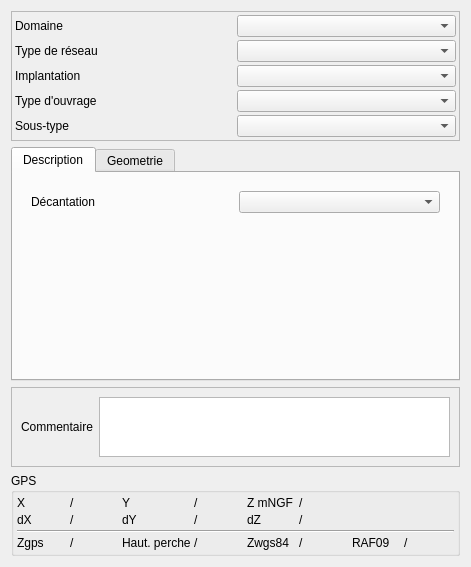
<?xml version="1.0" encoding="UTF-8"?>
<ui version="4.0">
 <class>Form</class>
 <widget class="QWidget" name="Form">
  <property name="geometry">
   <rect>
    <x>0</x>
    <y>0</y>
    <width>471</width>
    <height>531</height>
   </rect>
  </property>
  <property name="windowTitle">
   <string>Form</string>
  </property>
  <layout class="QVBoxLayout" name="verticalLayout">
   <item>
    <widget class="QFrame" name="frame">
     <property name="frameShape">
      <enum>QFrame::StyledPanel</enum>
     </property>
     <property name="frameShadow">
      <enum>QFrame::Raised</enum>
     </property>
     <layout class="QGridLayout" name="gridLayout">
      <property name="leftMargin">
       <number>3</number>
      </property>
      <property name="topMargin">
       <number>3</number>
      </property>
      <property name="rightMargin">
       <number>3</number>
      </property>
      <property name="bottomMargin">
       <number>3</number>
      </property>
      <property name="spacing">
       <number>3</number>
      </property>
      <item row="4" column="0">
       <widget class="QLabel" name="label_42">
        <property name="text">
         <string>Sous-type</string>
        </property>
        <property name="wordWrap">
         <bool>true</bool>
        </property>
       </widget>
      </item>
      <item row="0" column="1">
       <widget class="QComboBox" name="comboBox_domaine"/>
      </item>
      <item row="2" column="0">
       <widget class="QLabel" name="label_8">
        <property name="text">
         <string>Implantation</string>
        </property>
        <property name="wordWrap">
         <bool>true</bool>
        </property>
       </widget>
      </item>
      <item row="1" column="1">
       <widget class="QComboBox" name="comboBox_typeReseau"/>
      </item>
      <item row="3" column="1">
       <widget class="QComboBox" name="comboBox_typeOuvrageAss"/>
      </item>
      <item row="1" column="0">
       <widget class="QLabel" name="label_2">
        <property name="text">
         <string>Type de réseau</string>
        </property>
        <property name="wordWrap">
         <bool>true</bool>
        </property>
       </widget>
      </item>
      <item row="3" column="0">
       <widget class="QLabel" name="label">
        <property name="text">
         <string>Type d'ouvrage</string>
        </property>
        <property name="wordWrap">
         <bool>true</bool>
        </property>
       </widget>
      </item>
      <item row="2" column="1">
       <widget class="QComboBox" name="comboBox_environnement"/>
      </item>
      <item row="0" column="0">
       <widget class="QLabel" name="label_6">
        <property name="text">
         <string>Domaine</string>
        </property>
        <property name="wordWrap">
         <bool>true</bool>
        </property>
       </widget>
      </item>
      <item row="4" column="1">
       <widget class="QComboBox" name="comboBox_soustype"/>
      </item>
     </layout>
    </widget>
   </item>
   <item>
    <widget class="QTabWidget" name="tabWidget">
     <property name="currentIndex">
      <number>0</number>
     </property>
     <widget class="QWidget" name="tab">
      <attribute name="title">
       <string>Description</string>
      </attribute>
      <layout class="QVBoxLayout" name="verticalLayout_3">
       <item>
        <widget class="QStackedWidget" name="stackedWidget">
         <property name="currentIndex">
          <number>4</number>
         </property>
         <widget class="QWidget" name="page_3">
          <layout class="QGridLayout" name="gridLayout_2">
           <item row="4" column="1">
            <widget class="QComboBox" name="comboBox_echelon"/>
           </item>
           <item row="4" column="0">
            <widget class="QLabel" name="label_26">
             <property name="text">
              <string>Présence d'échelons</string>
             </property>
             <property name="wordWrap">
              <bool>true</bool>
             </property>
            </widget>
           </item>
           <item row="0" column="1">
            <widget class="QComboBox" name="comboBox_accessibilite"/>
           </item>
           <item row="1" column="1">
            <widget class="QComboBox" name="comboBox_reg_materiau"/>
           </item>
           <item row="0" column="0">
            <widget class="QLabel" name="label_3">
             <property name="text">
              <string>Accessibilite</string>
             </property>
             <property name="wordWrap">
              <bool>true</bool>
             </property>
            </widget>
           </item>
           <item row="1" column="0">
            <widget class="QLabel" name="label_43">
             <property name="text">
              <string>Materiau</string>
             </property>
             <property name="wordWrap">
              <bool>true</bool>
             </property>
            </widget>
           </item>
           <item row="3" column="1">
            <widget class="QDoubleSpinBox" name="doubleSpinBox_diamtampon">
             <property name="minimum">
              <double>-1.000000000000000</double>
             </property>
             <property name="maximum">
              <double>999999.000000000000000</double>
             </property>
            </widget>
           </item>
           <item row="3" column="0">
            <widget class="QLabel" name="label_45">
             <property name="text">
              <string>Diamètre du tampon</string>
             </property>
             <property name="wordWrap">
              <bool>true</bool>
             </property>
            </widget>
           </item>
           <item row="3" column="2">
            <widget class="QToolButton" name="toolButton_diamtampon">
             <property name="text">
              <string>...</string>
             </property>
            </widget>
           </item>
           <item row="2" column="1">
            <widget class="QComboBox" name="comboBox_typetampon"/>
           </item>
           <item row="2" column="0">
            <widget class="QLabel" name="label_44">
             <property name="text">
              <string>Type de tampon</string>
             </property>
             <property name="wordWrap">
              <bool>true</bool>
             </property>
            </widget>
           </item>
          </layout>
         </widget>
         <widget class="QWidget" name="page">
          <layout class="QGridLayout" name="gridLayout_5">
           <item row="0" column="1">
            <widget class="QComboBox" name="comboBox_accessibilite2"/>
           </item>
           <item row="0" column="0">
            <widget class="QLabel" name="label_5">
             <property name="text">
              <string>Accessibilité</string>
             </property>
            </widget>
           </item>
           <item row="1" column="1">
            <spacer name="verticalSpacer_2">
             <property name="orientation">
              <enum>Qt::Vertical</enum>
             </property>
             <property name="sizeHint" stdset="0">
              <size>
               <width>20</width>
               <height>40</height>
              </size>
             </property>
            </spacer>
           </item>
          </layout>
         </widget>
         <widget class="QWidget" name="page_2">
          <layout class="QGridLayout" name="gridLayout_11">
           <item row="1" column="1">
            <widget class="QDoubleSpinBox" name="doubleSpinBox_profsurverse">
             <property name="minimum">
              <double>-1.000000000000000</double>
             </property>
             <property name="maximum">
              <double>999999.000000000000000</double>
             </property>
            </widget>
           </item>
           <item row="1" column="2">
            <widget class="QToolButton" name="toolButton_profsurverse">
             <property name="text">
              <string>...</string>
             </property>
            </widget>
           </item>
           <item row="1" column="0">
            <widget class="QLabel" name="label_27">
             <property name="text">
              <string>Profondeur surverse</string>
             </property>
             <property name="wordWrap">
              <bool>true</bool>
             </property>
            </widget>
           </item>
           <item row="0" column="0">
            <widget class="QLabel" name="label_25">
             <property name="text">
              <string>Télégestion</string>
             </property>
             <property name="wordWrap">
              <bool>true</bool>
             </property>
            </widget>
           </item>
           <item row="2" column="1">
            <spacer name="verticalSpacer_3">
             <property name="orientation">
              <enum>Qt::Vertical</enum>
             </property>
             <property name="sizeHint" stdset="0">
              <size>
               <width>20</width>
               <height>40</height>
              </size>
             </property>
            </spacer>
           </item>
           <item row="0" column="1" colspan="2">
            <widget class="QComboBox" name="comboBox_telegestion_2"/>
           </item>
          </layout>
         </widget>
         <widget class="QWidget" name="page_7">
          <layout class="QGridLayout" name="gridLayout_12">
           <item row="2" column="1">
            <widget class="QComboBox" name="comboBox_traithdeuxs"/>
           </item>
           <item row="2" column="0">
            <widget class="QLabel" name="label_47">
             <property name="text">
              <string>Traitement H2S</string>
             </property>
             <property name="wordWrap">
              <bool>true</bool>
             </property>
            </widget>
           </item>
           <item row="0" column="1">
            <widget class="QDoubleSpinBox" name="doubleSpinBox_capanom">
             <property name="minimum">
              <double>-1.000000000000000</double>
             </property>
             <property name="maximum">
              <double>999999999.000000000000000</double>
             </property>
            </widget>
           </item>
           <item row="0" column="2">
            <widget class="QToolButton" name="toolButton_capanom">
             <property name="text">
              <string>...</string>
             </property>
            </widget>
           </item>
           <item row="1" column="0">
            <widget class="QLabel" name="label_46">
             <property name="text">
              <string>Nombre de pompes</string>
             </property>
             <property name="wordWrap">
              <bool>true</bool>
             </property>
            </widget>
           </item>
           <item row="0" column="0">
            <widget class="QLabel" name="label_30">
             <property name="text">
              <string>Capacité nominale (m3/h)</string>
             </property>
             <property name="wordWrap">
              <bool>true</bool>
             </property>
            </widget>
           </item>
           <item row="1" column="1">
            <widget class="QSpinBox" name="spinBox_pompes2">
             <property name="minimum">
              <number>-1</number>
             </property>
             <property name="maximum">
              <number>999999</number>
             </property>
            </widget>
           </item>
           <item row="3" column="0">
            <widget class="QLabel" name="label_48">
             <property name="text">
              <string>Surverse</string>
             </property>
             <property name="wordWrap">
              <bool>true</bool>
             </property>
            </widget>
           </item>
           <item row="1" column="2">
            <widget class="QToolButton" name="toolButton_pompes2">
             <property name="text">
              <string>...</string>
             </property>
            </widget>
           </item>
           <item row="3" column="1">
            <widget class="QComboBox" name="comboBox_surverse2"/>
           </item>
           <item row="4" column="1">
            <spacer name="verticalSpacer_4">
             <property name="orientation">
              <enum>Qt::Vertical</enum>
             </property>
             <property name="sizeHint" stdset="0">
              <size>
               <width>20</width>
               <height>40</height>
              </size>
             </property>
            </spacer>
           </item>
          </layout>
         </widget>
         <widget class="QWidget" name="page_8">
          <layout class="QGridLayout" name="gridLayout_13">
           <item row="0" column="0">
            <widget class="QLabel" name="label_49">
             <property name="text">
              <string>Décantation</string>
             </property>
            </widget>
           </item>
           <item row="0" column="1">
            <widget class="QComboBox" name="comboBox_decant"/>
           </item>
           <item row="1" column="1">
            <spacer name="verticalSpacer_5">
             <property name="orientation">
              <enum>Qt::Vertical</enum>
             </property>
             <property name="sizeHint" stdset="0">
              <size>
               <width>20</width>
               <height>40</height>
              </size>
             </property>
            </spacer>
           </item>
          </layout>
         </widget>
         <widget class="QWidget" name="page_4">
          <layout class="QVBoxLayout" name="verticalLayout_2">
           <property name="spacing">
            <number>3</number>
           </property>
           <property name="leftMargin">
            <number>3</number>
           </property>
           <property name="topMargin">
            <number>3</number>
           </property>
           <property name="rightMargin">
            <number>3</number>
           </property>
           <property name="bottomMargin">
            <number>3</number>
           </property>
          </layout>
         </widget>
        </widget>
       </item>
      </layout>
     </widget>
     <widget class="QWidget" name="tab_2">
      <attribute name="title">
       <string>Geometrie</string>
      </attribute>
      <layout class="QVBoxLayout" name="verticalLayout_4">
       <item>
        <widget class="QFrame" name="frame_5">
         <property name="frameShape">
          <enum>QFrame::StyledPanel</enum>
         </property>
         <property name="frameShadow">
          <enum>QFrame::Raised</enum>
         </property>
         <layout class="QGridLayout" name="gridLayout_6">
          <item row="1" column="2">
           <widget class="QToolButton" name="toolButton_calc">
            <property name="text">
             <string>...</string>
            </property>
           </widget>
          </item>
          <item row="1" column="1">
           <widget class="QDoubleSpinBox" name="doubleSpinBox_profradierouvrage">
            <property name="minimum">
             <double>-1.000000000000000</double>
            </property>
            <property name="maximum">
             <double>999.000000000000000</double>
            </property>
           </widget>
          </item>
          <item row="1" column="0">
           <widget class="QLabel" name="label_24">
            <property name="text">
             <string>Profondeur </string>
            </property>
            <property name="wordWrap">
             <bool>true</bool>
            </property>
           </widget>
          </item>
          <item row="0" column="3">
           <widget class="QLabel" name="label_29">
            <property name="text">
             <string>Largeur</string>
            </property>
            <property name="wordWrap">
             <bool>true</bool>
            </property>
           </widget>
          </item>
          <item row="0" column="1">
           <widget class="QDoubleSpinBox" name="doubleSpinBox_longueur">
            <property name="minimum">
             <double>-1.000000000000000</double>
            </property>
            <property name="maximum">
             <double>999.000000000000000</double>
            </property>
           </widget>
          </item>
          <item row="0" column="0">
           <widget class="QLabel" name="label_28">
            <property name="text">
             <string>Longueur - diametre</string>
            </property>
            <property name="wordWrap">
             <bool>true</bool>
            </property>
           </widget>
          </item>
          <item row="0" column="2">
           <widget class="QToolButton" name="toolButton_longueur">
            <property name="text">
             <string>...</string>
            </property>
           </widget>
          </item>
          <item row="0" column="4">
           <widget class="QDoubleSpinBox" name="doubleSpinBox_largeur">
            <property name="minimum">
             <double>-1.000000000000000</double>
            </property>
            <property name="maximum">
             <double>999.000000000000000</double>
            </property>
           </widget>
          </item>
          <item row="0" column="5">
           <widget class="QToolButton" name="toolButton_largeur">
            <property name="text">
             <string>...</string>
            </property>
           </widget>
          </item>
         </layout>
        </widget>
       </item>
       <item>
        <widget class="QFrame" name="frame_3">
         <property name="frameShape">
          <enum>QFrame::StyledPanel</enum>
         </property>
         <property name="frameShadow">
          <enum>QFrame::Raised</enum>
         </property>
         <layout class="QGridLayout" name="gridLayout_3">
          <property name="leftMargin">
           <number>3</number>
          </property>
          <property name="topMargin">
           <number>3</number>
          </property>
          <property name="rightMargin">
           <number>3</number>
          </property>
          <property name="bottomMargin">
           <number>3</number>
          </property>
          <property name="spacing">
           <number>3</number>
          </property>
          <item row="1" column="1">
           <widget class="QDoubleSpinBox" name="doubleSpinBox_Y">
            <property name="minimum">
             <double>-99.000000000000000</double>
            </property>
            <property name="maximum">
             <double>99999999.000000000000000</double>
            </property>
           </widget>
          </item>
          <item row="1" column="0">
           <widget class="QLabel" name="label_18">
            <property name="text">
             <string>Y</string>
            </property>
            <property name="wordWrap">
             <bool>true</bool>
            </property>
           </widget>
          </item>
          <item row="2" column="3">
           <widget class="QDoubleSpinBox" name="doubleSpinBox_dZ">
            <property name="minimum">
             <double>-1.000000000000000</double>
            </property>
            <property name="maximum">
             <double>999.000000000000000</double>
            </property>
           </widget>
          </item>
          <item row="2" column="1">
           <widget class="QDoubleSpinBox" name="doubleSpinBox_Z">
            <property name="minimum">
             <double>-99.000000000000000</double>
            </property>
            <property name="maximum">
             <double>99999999.000000000000000</double>
            </property>
           </widget>
          </item>
          <item row="0" column="3">
           <widget class="QDoubleSpinBox" name="doubleSpinBox_dX">
            <property name="minimum">
             <double>-1.000000000000000</double>
            </property>
            <property name="maximum">
             <double>999.000000000000000</double>
            </property>
           </widget>
          </item>
          <item row="1" column="3">
           <widget class="QDoubleSpinBox" name="doubleSpinBox_dY">
            <property name="minimum">
             <double>-1.000000000000000</double>
            </property>
            <property name="maximum">
             <double>999.000000000000000</double>
            </property>
           </widget>
          </item>
          <item row="1" column="2">
           <widget class="QLabel" name="label_21">
            <property name="text">
             <string>dY</string>
            </property>
            <property name="wordWrap">
             <bool>true</bool>
            </property>
           </widget>
          </item>
          <item row="0" column="1">
           <widget class="QDoubleSpinBox" name="doubleSpinBox_X">
            <property name="minimum">
             <double>-99.000000000000000</double>
            </property>
            <property name="maximum">
             <double>99999999.000000000000000</double>
            </property>
           </widget>
          </item>
          <item row="2" column="2">
           <widget class="QLabel" name="label_23">
            <property name="text">
             <string>dZ</string>
            </property>
            <property name="wordWrap">
             <bool>true</bool>
            </property>
           </widget>
          </item>
          <item row="0" column="2">
           <widget class="QLabel" name="label_16">
            <property name="text">
             <string>dX</string>
            </property>
            <property name="wordWrap">
             <bool>true</bool>
            </property>
           </widget>
          </item>
          <item row="2" column="0">
           <widget class="QLabel" name="label_22">
            <property name="text">
             <string>Z tampon</string>
            </property>
            <property name="wordWrap">
             <bool>true</bool>
            </property>
           </widget>
          </item>
          <item row="0" column="0">
           <widget class="QLabel" name="label_15">
            <property name="text">
             <string>X</string>
            </property>
            <property name="wordWrap">
             <bool>true</bool>
            </property>
           </widget>
          </item>
          <item row="3" column="0" colspan="4">
           <widget class="QPushButton" name="pushButton_getGPS">
            <property name="text">
             <string>GPS - tampon</string>
            </property>
           </widget>
          </item>
         </layout>
        </widget>
       </item>
      </layout>
     </widget>
    </widget>
   </item>
   <item>
    <widget class="QFrame" name="frame_2">
     <property name="frameShape">
      <enum>QFrame::StyledPanel</enum>
     </property>
     <property name="frameShadow">
      <enum>QFrame::Raised</enum>
     </property>
     <layout class="QHBoxLayout" name="horizontalLayout">
      <item>
       <widget class="QLabel" name="label_7">
        <property name="text">
         <string>Commentaire</string>
        </property>
        <property name="wordWrap">
         <bool>true</bool>
        </property>
       </widget>
      </item>
      <item>
       <widget class="QTextBrowser" name="textBrowser_commentaire">
        <property name="maximumSize">
         <size>
          <width>16777215</width>
          <height>60</height>
         </size>
        </property>
        <property name="readOnly">
         <bool>false</bool>
        </property>
       </widget>
      </item>
     </layout>
    </widget>
   </item>
   <item>
    <spacer name="verticalSpacer">
     <property name="orientation">
      <enum>Qt::Vertical</enum>
     </property>
     <property name="sizeHint" stdset="0">
      <size>
       <width>20</width>
       <height>40</height>
      </size>
     </property>
    </spacer>
   </item>
   <item>
    <widget class="QGroupBox" name="groupBox_2">
     <property name="title">
      <string>GPS</string>
     </property>
     <layout class="QGridLayout" name="gridLayout_17">
      <property name="leftMargin">
       <number>3</number>
      </property>
      <property name="topMargin">
       <number>3</number>
      </property>
      <property name="rightMargin">
       <number>3</number>
      </property>
      <property name="bottomMargin">
       <number>3</number>
      </property>
      <property name="spacing">
       <number>3</number>
      </property>
      <item row="0" column="3">
       <widget class="QLabel" name="label_Y">
        <property name="text">
         <string>/</string>
        </property>
       </widget>
      </item>
      <item row="0" column="2">
       <widget class="QLabel" name="label_64">
        <property name="text">
         <string>Y</string>
        </property>
       </widget>
      </item>
      <item row="1" column="5">
       <widget class="QLabel" name="label_dZ">
        <property name="text">
         <string>/</string>
        </property>
       </widget>
      </item>
      <item row="0" column="5">
       <widget class="QLabel" name="label_Z">
        <property name="text">
         <string>/</string>
        </property>
       </widget>
      </item>
      <item row="1" column="1">
       <widget class="QLabel" name="label_dX">
        <property name="text">
         <string>/</string>
        </property>
       </widget>
      </item>
      <item row="3" column="6">
       <widget class="QLabel" name="label_61">
        <property name="text">
         <string>RAF09</string>
        </property>
       </widget>
      </item>
      <item row="1" column="4">
       <widget class="QLabel" name="label_68">
        <property name="text">
         <string>dZ</string>
        </property>
       </widget>
      </item>
      <item row="1" column="0">
       <widget class="QLabel" name="label_65">
        <property name="text">
         <string>dX</string>
        </property>
       </widget>
      </item>
      <item row="1" column="2">
       <widget class="QLabel" name="label_67">
        <property name="text">
         <string>dY</string>
        </property>
       </widget>
      </item>
      <item row="1" column="3">
       <widget class="QLabel" name="label_dY">
        <property name="text">
         <string>/</string>
        </property>
       </widget>
      </item>
      <item row="3" column="0">
       <widget class="QLabel" name="label_62">
        <property name="text">
         <string>Zgps</string>
        </property>
       </widget>
      </item>
      <item row="0" column="4">
       <widget class="QLabel" name="label_66">
        <property name="text">
         <string>Z mNGF</string>
        </property>
       </widget>
      </item>
      <item row="3" column="1">
       <widget class="QLabel" name="label_zgps">
        <property name="text">
         <string>/</string>
        </property>
       </widget>
      </item>
      <item row="3" column="3">
       <widget class="QLabel" name="label_hautperche">
        <property name="text">
         <string>/</string>
        </property>
       </widget>
      </item>
      <item row="3" column="2">
       <widget class="QLabel" name="label_70">
        <property name="text">
         <string>Haut. perche</string>
        </property>
       </widget>
      </item>
      <item row="3" column="5">
       <widget class="QLabel" name="label_zwgs84">
        <property name="text">
         <string>/</string>
        </property>
       </widget>
      </item>
      <item row="3" column="4">
       <widget class="QLabel" name="label_63">
        <property name="text">
         <string>Zwgs84</string>
        </property>
       </widget>
      </item>
      <item row="0" column="1">
       <widget class="QLabel" name="label_X">
        <property name="text">
         <string>/</string>
        </property>
       </widget>
      </item>
      <item row="0" column="0">
       <widget class="QLabel" name="label_69">
        <property name="text">
         <string>X</string>
        </property>
       </widget>
      </item>
      <item row="3" column="7">
       <widget class="QLabel" name="label_raf09">
        <property name="text">
         <string>/</string>
        </property>
       </widget>
      </item>
      <item row="2" column="0" colspan="8">
       <widget class="Line" name="line">
        <property name="orientation">
         <enum>Qt::Horizontal</enum>
        </property>
       </widget>
      </item>
     </layout>
    </widget>
   </item>
  </layout>
 </widget>
 <resources/>
 <connections/>
</ui>
